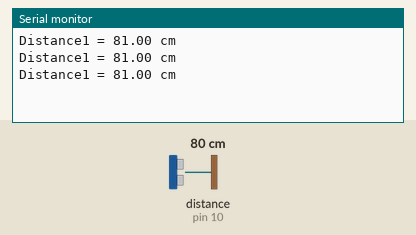
Simulated run of this sketch. Board: Arduino Uno, built with avr-gcc and run on an emulated ATmega328P. On the bench: the last lines printed to the serial monitor. The inputs (shaded band) are chosen by the test bench; at power-on: distance to the obstacle (sensor on pin 10) 80 cm. The echo pulse lasts 58.3 µs per cm.

Above: at 1.3 s.
1.4 s: distance to the obstacle (sensor on pin 10) set to 74 cm
At 1.84 s:
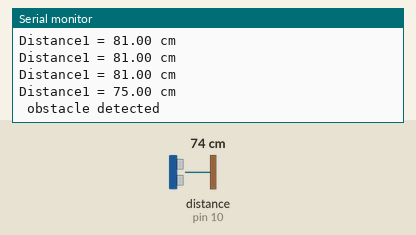
3.5 s: distance to the obstacle (sensor on pin 10) set to 2 cm
At 3.86 s:
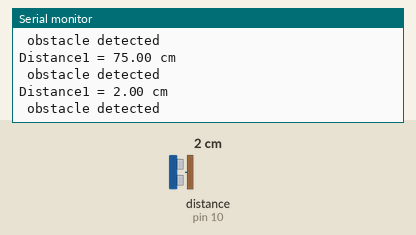
6.5 s: distance to the obstacle (sensor on pin 10) set to 4 cm
At 6.87 s:
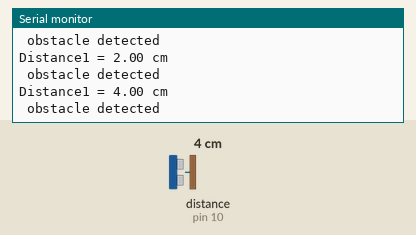
9.5 s: distance to the obstacle (sensor on pin 10) set to 9 cm
At 9.88 s:
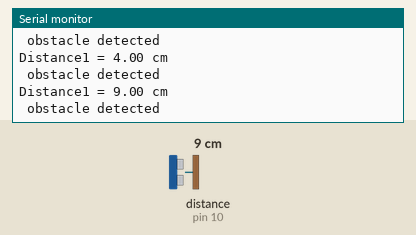
12.5 s: distance to the obstacle (sensor on pin 10) set to 18 cm
At 12.89 s:
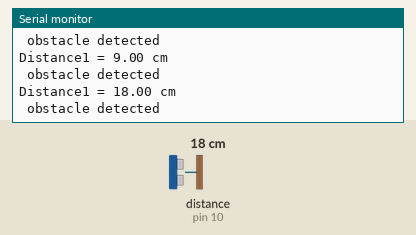
Timing chart, 0 to 15.5 s (numbered marks = the images above; inputs shaded):
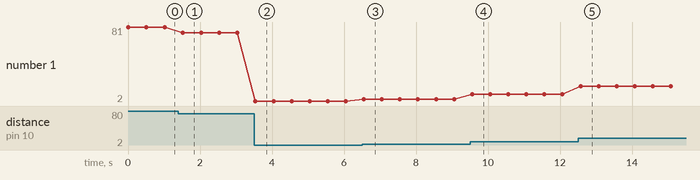

Measured:
- the behaviour switches between 78 and 77 cm on distance to the obstacle (sensor on pin 10) (found by bisection; images 0 and 1)
- after the input at 1.4 s, the serial monitor: prints a new line after 0.12 s (image 1)
- after the input at 3.5 s, the serial monitor: prints a new line at once (image 2)
- after the input at 6.5 s, the serial monitor: prints a new line after 0.05 s (image 3)
- after the input at 9.5 s, the serial monitor: prints a new line after 0.06 s (image 4)
- after the input at 12.5 s, the serial monitor: prints a new line after 0.07 s (image 5)
- plotted number 1: 81 → 75 after the input at 1.4 s, 75 → 2 after the input at 3.5 s, 2 → 4 after the input at 6.5 s, 4 → 9 after the input at 9.5 s, 9 → 18 after the input at 12.5 s

The sketch:

ultrasconic-sensor.ino
```cpp
// Include NewPing Library
#include "NewPing.h"

// Hook up HC-SR04 with Trig to Arduino Pin 9, Echo to Arduino pin 10
#define TRIGGER_PIN 9
#define ECHO_PIN 10

// Maximum distance we want to ping for (in centimeters).
#define MAX_DISTANCE 400

// NewPing setup of pins and maximum distance.
NewPing sonar(TRIGGER_PIN, ECHO_PIN, MAX_DISTANCE);
float distance1, distance2;

void setup()
{
  Serial.begin(9600);
}

void loop()
{
  // Send ping, get distance in cm
  distance1 = sonar.ping_cm();

  // Send results to Serial Monitor
  Serial.print("Distance1 = ");
  Serial.print(distance1);
  Serial.println(" cm");
  if(distance1 <= 78){
    Serial.println(" obstacle detected");
  }
  delay(500);
}
```
